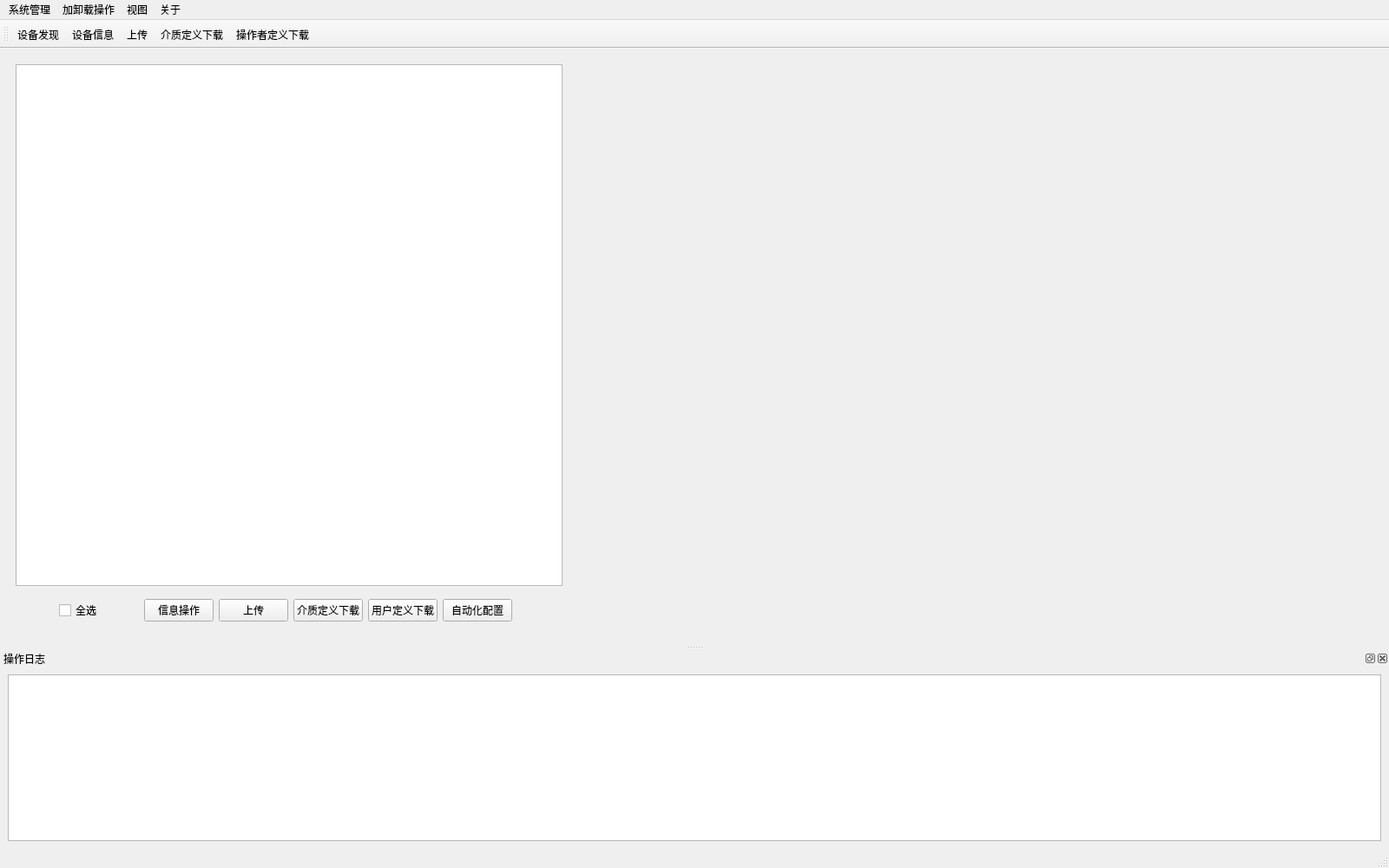
<?xml version="1.0" encoding="UTF-8"?>
<ui version="4.0">
 <class>MainWindow</class>
 <widget class="QMainWindow" name="MainWindow">
  <property name="geometry">
   <rect>
    <x>0</x>
    <y>0</y>
    <width>1600</width>
    <height>1000</height>
   </rect>
  </property>
  <property name="windowTitle">
   <string>MainWindow</string>
  </property>
  <property name="windowIcon">
   <iconset>
    <normalon>:/Image/main.png</normalon>
   </iconset>
  </property>
  <widget class="QWidget" name="centralwidget">
   <layout class="QHBoxLayout" name="horizontalLayout">
    <item>
     <widget class="QWidget" name="widget" native="true">
      <property name="minimumSize">
       <size>
        <width>640</width>
        <height>0</height>
       </size>
      </property>
      <property name="maximumSize">
       <size>
        <width>400</width>
        <height>16777215</height>
       </size>
      </property>
      <layout class="QVBoxLayout" name="verticalLayout">
       <item>
        <widget class="QListWidget" name="deviceListWidget">
         <property name="minimumSize">
          <size>
           <width>630</width>
           <height>0</height>
          </size>
         </property>
         <property name="maximumSize">
          <size>
           <width>16777215</width>
           <height>16777215</height>
          </size>
         </property>
        </widget>
       </item>
       <item>
        <widget class="QWidget" name="widget_2" native="true">
         <layout class="QHBoxLayout" name="horizontalLayout_2">
          <item>
           <spacer name="horizontalSpacer_3">
            <property name="orientation">
             <enum>Qt::Horizontal</enum>
            </property>
            <property name="sizeHint" stdset="0">
             <size>
              <width>70</width>
              <height>20</height>
             </size>
            </property>
           </spacer>
          </item>
          <item>
           <widget class="QCheckBox" name="selectALLOrNotCheckBox">
            <property name="text">
             <string>全选</string>
            </property>
           </widget>
          </item>
          <item>
           <spacer name="horizontalSpacer_2">
            <property name="orientation">
             <enum>Qt::Horizontal</enum>
            </property>
            <property name="sizeHint" stdset="0">
             <size>
              <width>71</width>
              <height>20</height>
             </size>
            </property>
           </spacer>
          </item>
          <item>
           <widget class="QPushButton" name="informationPushBtn">
            <property name="text">
             <string>信息操作</string>
            </property>
           </widget>
          </item>
          <item>
           <widget class="QPushButton" name="uploadPushButton">
            <property name="enabled">
             <bool>true</bool>
            </property>
            <property name="sizePolicy">
             <sizepolicy hsizetype="Expanding" vsizetype="Fixed">
              <horstretch>0</horstretch>
              <verstretch>0</verstretch>
             </sizepolicy>
            </property>
            <property name="text">
             <string>上传</string>
            </property>
           </widget>
          </item>
          <item>
           <widget class="QPushButton" name="mediaDownloadPushBtn">
            <property name="text">
             <string>介质定义下载</string>
            </property>
           </widget>
          </item>
          <item>
           <widget class="QPushButton" name="operatorDownloadPushBtn">
            <property name="text">
             <string>用户定义下载</string>
            </property>
           </widget>
          </item>
          <item>
           <widget class="QPushButton" name="autoConfigBtn">
            <property name="text">
             <string>自动化配置</string>
            </property>
           </widget>
          </item>
          <item>
           <spacer name="horizontalSpacer_4">
            <property name="orientation">
             <enum>Qt::Horizontal</enum>
            </property>
            <property name="sizeHint" stdset="0">
             <size>
              <width>70</width>
              <height>20</height>
             </size>
            </property>
           </spacer>
          </item>
         </layout>
        </widget>
       </item>
      </layout>
     </widget>
    </item>
    <item>
     <spacer name="horizontalSpacer">
      <property name="orientation">
       <enum>Qt::Horizontal</enum>
      </property>
      <property name="sizeType">
       <enum>QSizePolicy::Fixed</enum>
      </property>
      <property name="sizeHint" stdset="0">
       <size>
        <width>40</width>
        <height>20</height>
       </size>
      </property>
     </spacer>
    </item>
    <item>
     <widget class="QWidget" name="infoWidget" native="true">
      <layout class="QVBoxLayout" name="verticalLayout_2">
       <item>
        <widget class="QWidget" name="operationWidget" native="true">
         <property name="maximumSize">
          <size>
           <width>16777215</width>
           <height>16777215</height>
          </size>
         </property>
        </widget>
       </item>
      </layout>
     </widget>
    </item>
   </layout>
  </widget>
  <widget class="QMenuBar" name="menubar">
   <property name="geometry">
    <rect>
     <x>0</x>
     <y>0</y>
     <width>1600</width>
     <height>21</height>
    </rect>
   </property>
   <widget class="QMenu" name="menu">
    <property name="title">
     <string>系统管理</string>
    </property>
    <addaction name="actionAutoConfigOp"/>
    <addaction name="actionExit"/>
    <addaction name="paraConfigAction"/>
   </widget>
   <widget class="QMenu" name="menu_2">
    <property name="title">
     <string>加卸载操作</string>
    </property>
    <addaction name="actionFindOp"/>
    <addaction name="actionInformationOp"/>
    <addaction name="actionUploadOp"/>
    <addaction name="actionMediaDownloadOp"/>
    <addaction name="actionOperatorDownloadOp"/>
    <addaction name="actionAbortOp"/>
   </widget>
   <widget class="QMenu" name="menu_3">
    <property name="title">
     <string>视图</string>
    </property>
    <addaction name="actionMainWindow"/>
    <addaction name="actionSysLog"/>
   </widget>
   <widget class="QMenu" name="menu_4">
    <property name="title">
     <string>关于</string>
    </property>
    <addaction name="actionToolVersion"/>
   </widget>
   <addaction name="menu"/>
   <addaction name="menu_2"/>
   <addaction name="menu_3"/>
   <addaction name="menu_4"/>
  </widget>
  <widget class="QStatusBar" name="statusbar"/>
  <widget class="QToolBar" name="toolBar">
   <property name="maximumSize">
    <size>
     <width>16777215</width>
     <height>16777215</height>
    </size>
   </property>
   <property name="windowTitle">
    <string>toolBar</string>
   </property>
   <attribute name="toolBarArea">
    <enum>TopToolBarArea</enum>
   </attribute>
   <attribute name="toolBarBreak">
    <bool>false</bool>
   </attribute>
   <addaction name="actionFindOp"/>
   <addaction name="actionInformationOp"/>
   <addaction name="actionUploadOp"/>
   <addaction name="actionMediaDownloadOp"/>
   <addaction name="actionOperatorDownloadOp"/>
  </widget>
  <widget class="QDockWidget" name="logDockWidget">
   <property name="minimumSize">
    <size>
     <width>109</width>
     <height>150</height>
    </size>
   </property>
   <property name="maximumSize">
    <size>
     <width>524287</width>
     <height>524287</height>
    </size>
   </property>
   <property name="windowTitle">
    <string>操作日志</string>
   </property>
   <attribute name="dockWidgetArea">
    <number>8</number>
   </attribute>
   <widget class="QWidget" name="dockWidgetContents">
    <layout class="QHBoxLayout" name="horizontalLayout_3">
     <item>
      <widget class="QTextBrowser" name="logTextBrowser"/>
     </item>
    </layout>
   </widget>
  </widget>
  <action name="actionAutoConfigOp">
   <property name="icon">
    <iconset resource="icons.qrc">
     <normaloff>:/Image/autoConfig.png</normaloff>:/Image/autoConfig.png</iconset>
   </property>
   <property name="text">
    <string>自动化配置</string>
   </property>
  </action>
  <action name="actionExit">
   <property name="icon">
    <iconset resource="icons.qrc">
     <normaloff>:/Image/exit.png</normaloff>:/Image/exit.png</iconset>
   </property>
   <property name="text">
    <string>退出</string>
   </property>
  </action>
  <action name="actionFindOp">
   <property name="icon">
    <iconset resource="icons.qrc">
     <normaloff>:/Image/find.png</normaloff>:/Image/find.png</iconset>
   </property>
   <property name="text">
    <string>设备发现</string>
   </property>
  </action>
  <action name="actionInformationOp">
   <property name="icon">
    <iconset resource="icons.qrc">
     <normaloff>:/Image/Information.png</normaloff>:/Image/Information.png</iconset>
   </property>
   <property name="text">
    <string>设备信息</string>
   </property>
  </action>
  <action name="actionUploadOp">
   <property name="icon">
    <iconset resource="icons.qrc">
     <normaloff>:/Image/upload.png</normaloff>:/Image/upload.png</iconset>
   </property>
   <property name="text">
    <string>上传</string>
   </property>
  </action>
  <action name="actionMediaDownloadOp">
   <property name="icon">
    <iconset resource="icons.qrc">
     <normaloff>:/Image/download1.png</normaloff>:/Image/download1.png</iconset>
   </property>
   <property name="text">
    <string>介质定义下载</string>
   </property>
   <property name="visible">
    <bool>true</bool>
   </property>
  </action>
  <action name="actionOperatorDownloadOp">
   <property name="icon">
    <iconset resource="icons.qrc">
     <normaloff>:/Image/download2.png</normaloff>:/Image/download2.png</iconset>
   </property>
   <property name="text">
    <string>操作者定义下载</string>
   </property>
  </action>
  <action name="actionMainWindow">
   <property name="text">
    <string>主界面</string>
   </property>
  </action>
  <action name="actionSysLog">
   <property name="text">
    <string>系统日志</string>
   </property>
  </action>
  <action name="actionToolVersion">
   <property name="text">
    <string>工具说明</string>
   </property>
  </action>
  <action name="actionAbortOp">
   <property name="enabled">
    <bool>false</bool>
   </property>
   <property name="text">
    <string>AbortOp</string>
   </property>
   <property name="visible">
    <bool>false</bool>
   </property>
  </action>
  <action name="action">
   <property name="text">
    <string>自动化配置</string>
   </property>
  </action>
  <action name="paraConfigAction">
   <property name="icon">
    <iconset resource="icons.qrc">
     <normaloff>:/Image/setting.png</normaloff>:/Image/setting.png</iconset>
   </property>
   <property name="text">
    <string>传输参数配置</string>
   </property>
  </action>
 </widget>
 <resources>
  <include location="icons.qrc"/>
 </resources>
 <connections/>
</ui>
